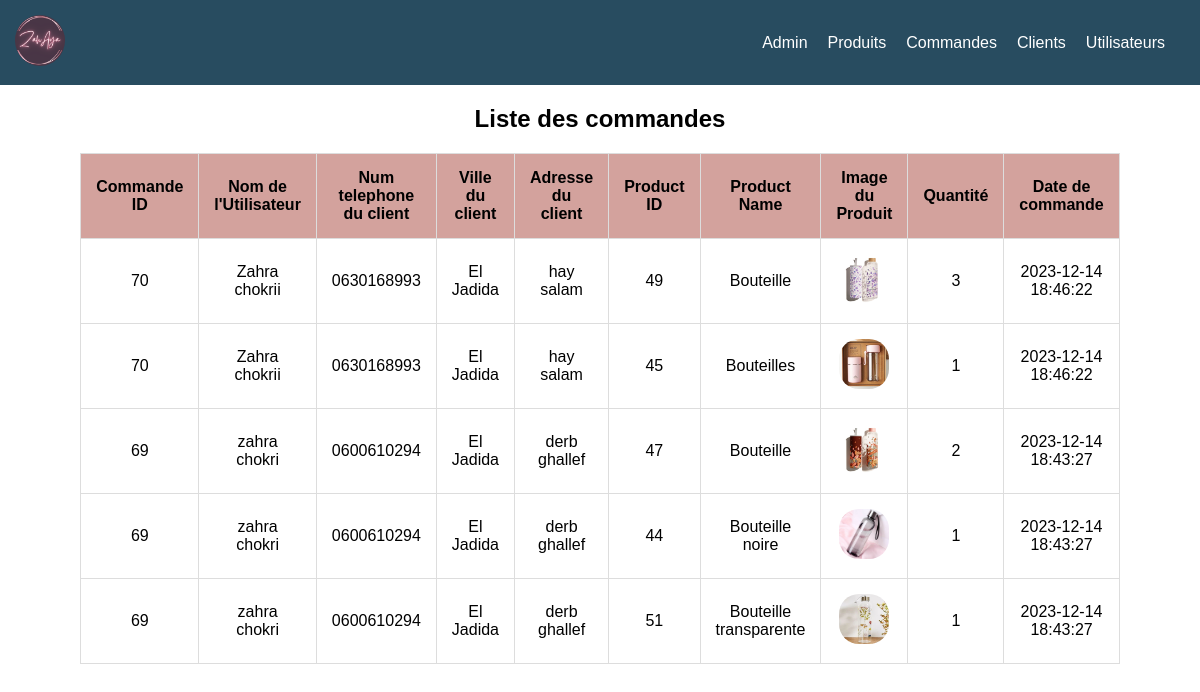
The page /commande.php on the database its author committed.
### tables this page shows
CREATE TABLE `commande` (
  `commande_id` int(11) NOT NULL,
  `user_id` int(11) DEFAULT NULL,
  `date_commande` timestamp NOT NULL DEFAULT current_timestamp()
);

CREATE TABLE `clients` (
  `id` int(11) NOT NULL,
  `nom` varchar(255) NOT NULL,
  `prenom` varchar(255) NOT NULL,
  `telephone` varchar(20) NOT NULL,
  `adresse` varchar(255) NOT NULL,
  `email` varchar(255) NOT NULL,
  `ville` varchar(255) NOT NULL,
  `code_postal` varchar(10) NOT NULL,
  `commande_id` int(11) DEFAULT NULL
);

CREATE TABLE `details_commande` (
  `commande_id` int(11) NOT NULL,
  `product_id` int(11) NOT NULL,
  `quantite` int(11) DEFAULT NULL
);

CREATE TABLE `products` (
  `product_id` int(11) NOT NULL,
  `product_name` varchar(255) NOT NULL,
  `material` varchar(50) DEFAULT NULL,
  `capacity` int(11) DEFAULT NULL,
  `price` decimal(10,2) NOT NULL,
  `categorie` varchar(50) NOT NULL,
  `stock` int(11) DEFAULT 0,
  `cheminImage` varchar(255) DEFAULT NULL
);

### commande.php (the view, shortened to what this page needs)
<!DOCTYPE html>
<html lang="en">
<head>
    <link rel="stylesheet" type="text/css" href="admin.css">
</head>
<body>
    <header>
        <div class="logo">
            <a href="index.php"><img src="logo.png" alt="Logo"></a>
        </div>
        <nav>
            <ul>
                    <li><a href="admin.php">Admin</a></li>
                    <li><a href="produit.php">Produits</a></li>
                    <li><a href="commande.php">Commandes</a></li>
                    <li><a href="client.php">Clients</a></li>
                    <li><a href="utilisateur.php">Utilisateurs</a></li>
            </ul>
        </nav>
    </header>
    <?php
    $servername = "localhost";
    $username = "root";
    $password = "";
    $dbname = "ecommerce_web_site";
    $conn = new mysqli($servername, $username, $password, $dbname);
        $sql = "SELECT c.commande_id, CONCAT(u.fname, ' ', u.lname) AS user_name, cl.telephone, cl.ville, cl.adresse, d.product_id, p.product_name, p.cheminImage, d.quantite, c.date_commande
        FROM commande c
        JOIN details_commande d ON c.commande_id = d.commande_id
        JOIN products p ON d.product_id = p.product_id
        JOIN clients cl ON c.commande_id = cl.commande_id
        JOIN users u ON c.user_id = u.id
        ORDER BY c.date_commande DESC";
    $result = $conn->query($sql);
    if ($result->num_rows > 0) {
        echo "<h2>Liste des commandes</h2>";
        echo "<table border='1'>
        <tr>
        <th>Commande ID</th>
        <th>Nom de l'Utilisateur</th>
        <th>Num telephone du client</th>
        <th>Ville du client</th>
        <th>Adresse du client</th>
        <th>Product ID</th>
        <th>Product Name</th>
        <th>Image du Produit</th>
        <th>Quantité</th>
        <th>Date de commande</th>
    </tr>";
        while ($row = $result->fetch_assoc()) {
            echo "<tr>
                        <td>" . $row["commande_id"] . "</td>
                        <td>" . $row["user_name"] . "</td>
                        <td>" . $row["telephone"] . "</td>
                        <td>" . $row["ville"] . "</td>
                        <td>" . $row["adresse"] . "</td>
                        <td>" . $row["product_id"] . "</td>
                        <td>" . $row["product_name"] . "</td>
                        <td><img src='" . $row["cheminImage"] . "' alt='Image Produit' style='width: 50px; height: 50px;'></td>
                        <td>" . $row["quantite"] . "</td>
                        <td>" . $row["date_commande"] . "</td>
                    </tr>";
        }
        echo "</table>";
    } else {
        echo "Aucune commande trouvée.";
    }
    ?>
</body>
</html>

### admin.css (style rules this page uses)
* { margin: 0; padding: 0; font-family: 'Delicious Handrawn', cursive; font-family: 'Poppins',sans-serif; }
header { display: flex; justify-content: space-between; align-items: center; padding: 15px; background-color: #284c60; color: white; }
nav ul { list-style: none; margin: 0; padding: 0; display: flex; }
nav li { margin-right: 20px; }
nav a { text-decoration: none; color: white; }
.logo { max-width: 100px; margin-right: auto; }
.logo a img { width:50px; border-radius: 100%; }
h2 { text-align: center; margin-top:20px; }
table { width: 60%; margin: 20px auto; border-collapse: collapse; }
table, th, td { border: 1px solid #ddd; }
th, td { padding: 15px; text-align: center; }
th { background-color: rgb(211, 162, 157); color: #000000; }
td img { width: 200px; height: auto; border-radius: 20px; }

### rows shown on the page
commande: commande_id "70", user_name "Zahra chokrii", clients.telephone "0630168993", clients.ville "El Jadida", clients.adresse "hay salam", details_commande.product_id "49", products.product_name "Bouteille", shows a picture, details_commande.quantite "3", date_commande "2023-12-14 18:46:22", details_commande.product_id "45", products.product_name "Bouteilles", details_commande.quantite "1"
commande: commande_id "69", user_name "zahra chokri", clients.telephone "0600610294", clients.ville "El Jadida", clients.adresse "derb ghallef", details_commande.product_id "47", products.product_name "Bouteille", shows a picture, details_commande.quantite "2", date_commande "2023-12-14 18:43:27", details_commande.product_id "44", products.product_name "Bouteille noire", details_commande.quantite "1", details_commande.product_id "51", products.product_name "Bouteille transparente"
